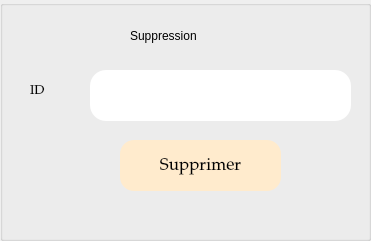
   <widget class="QGroupBox" name="groupBox_2">
    <property name="geometry">
     <rect>
      <x>1050</x>
      <y>160</y>
      <width>371</width>
      <height>241</height>
     </rect>
    </property>
    <property name="font">
     <font>
      <family>Elephant</family>
     </font>
    </property>
    <property name="styleSheet">
     <string notr="true">QGroupBox:focus
{
border: 5px solid QLinearGradient( x1: 0, y1: 0, x2: 0, y2: 1, stop: 0 #ffa02f, stop: 1 #d7801a);
font: 10pt &quot;Elephant&quot;;
	
	color: rgb(255, 255, 255);
}
</string>
    </property>
    <property name="title">
     <string/>
    </property>
    <widget class="QLabel" name="label_16">
     <property name="geometry">
      <rect>
       <x>30</x>
       <y>80</y>
       <width>21</width>
       <height>21</height>
      </rect>
     </property>
     <property name="font">
      <font>
       <family>Palatino Linotype</family>
       <pointsize>10</pointsize>
       <weight>50</weight>
       <italic>false</italic>
       <bold>false</bold>
      </font>
     </property>
     <property name="styleSheet">
      <string notr="true">font: 10pt &quot;Palatino Linotype&quot;;
color: rgb(0, 0, 0);</string>
     </property>
     <property name="text">
      <string>ID</string>
     </property>
    </widget>
    <widget class="QLineEdit" name="supprimer">
     <property name="geometry">
      <rect>
       <x>90</x>
       <y>70</y>
       <width>261</width>
       <height>51</height>
      </rect>
     </property>
     <property name="styleSheet">
      <string notr="true">border-radius: 16px;
background: white;</string>
     </property>
    </widget>
    <widget class="QPushButton" name="pb_supprimer">
     <property name="geometry">
      <rect>
       <x>120</x>
       <y>140</y>
       <width>161</width>
       <height>51</height>
      </rect>
     </property>
     <property name="font">
      <font>
       <family>Palatino Linotype</family>
       <pointsize>13</pointsize>
       <weight>50</weight>
       <italic>false</italic>
       <bold>false</bold>
      </font>
     </property>
     <property name="styleSheet">
      <string notr="true">QPushButton
{

	font: 13pt &quot;Palatino Linotype&quot;;
gridline-color: rgb(200, 152, 255);
	border-color: rgb(255, 235, 205);
	background-color: rgb(255, 235, 205);
	border-top-color: rgb(255, 235, 205);
	color: rgb(0, 0, 0);
border-style: solid;
    border-radius: 14px;
}

QPushButton:hover
{
	
	
	font: 13pt &quot;Palatino Linotype&quot;;
	
	color: rgb(255, 255, 255);
	background-color: rgb(139, 69, 19);

}
QPushButton:pressed
{
	
	font: 13pt &quot;Palatino Linotype&quot;;
	background-color: rgb(255, 235, 205);


}</string>
     </property>
     <property name="text">
      <string>Supprimer</string>
     </property>
    </widget>
    <widget class="QLabel" name="label_12">
     <property name="geometry">
      <rect>
       <x>130</x>
       <y>10</y>
       <width>151</width>
       <height>51</height>
      </rect>
     </property>
     <property name="styleSheet">
      <string notr="true">font: 13pt &quot;Palatino Linotype&quot;;
color: rgb(0, 0, 0);</string>
     </property>
     <property name="text">
      <string>Suppression</string>
     </property>
    </widget>
   </widget>
